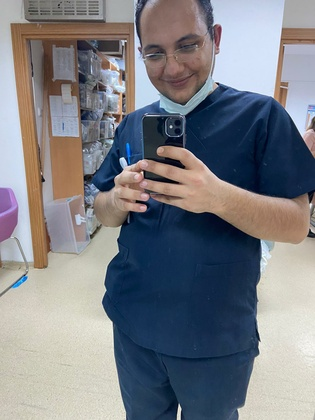
%> input picture 170504034_OnderFatihBuhurcu_Odev1.jpg, 315 x 420 px, shrunk from 1200 x 1600 before the run
$ octave Cevap1.m   (GNU Octave 9; MATLAB toolbox functions it lacks are replaced by stand-ins)
%> lines starting %> are read from the running program, lines starting %| are printed output that depends on the picture
clc;
close all;
clear;
im=imread('170504034_OnderFatihBuhurcu_Odev1.jpg');
%> im is the input picture: size 420x315x3 uint8; mean R, G, B 123.8, 126.1, 132.1
image=rgb2gray(im);
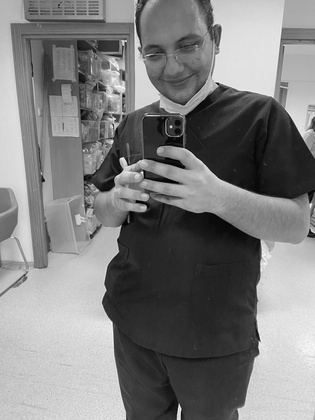
%> image: size 420x315 uint8; min 1, max 252, mean 126.1
I = double(image);
max_x = size (image,1);
%> max_x = 420
max_y =size (image,2);
%> max_y = 315

parlaklik=0;
for i=1:max_x
    for j=1:max_y
        if I(i,j)+parlaklik<256
            I(i,j)=I(i,j)+parlaklik;
        elseif I(i,j)+parlaklik>255
            I(i,j)=255;
        end
    end
end
Sonuc0(:,:) = I;


I = double(image);


parlaklik=75;
for i=1:max_x
    for j=1:max_y
        if I(i,j)+parlaklik<256
            I(i,j)=I(i,j)+parlaklik;
        elseif I(i,j)+parlaklik>255
            I(i,j)=255;
        end
    end
end
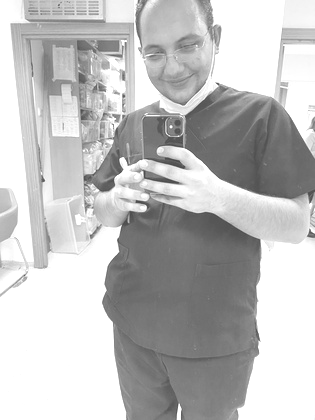
%> I: size 420x315 double; min 76, max 255, mean 191.6
Sonuc75(:,:) = I;

I = double(image);

parlaklik=140;
for i=1:max_x
    for j=1:max_y
        if I(i,j)+parlaklik<256
            I(i,j)=I(i,j)+parlaklik;
        elseif I(i,j)+parlaklik>255
            I(i,j)=255;
        end
    end
end
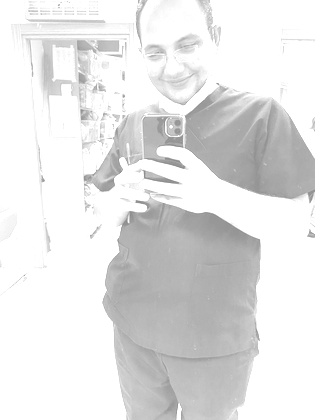
%> I: size 420x315 double; min 141, max 255, mean 228.5
Sonuc140(:,:) = I;

I = double(image);

parlaklik=200;
for i=1:max_x
    for j=1:max_y
        if I(i,j)+parlaklik<256
            I(i,j)=I(i,j)+parlaklik;
        elseif I(i,j)+parlaklik>255
            I(i,j)=255;
        end
    end
end
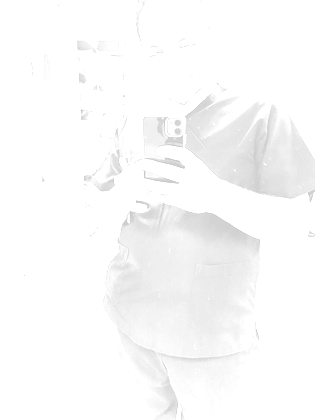
%> I: size 420x315 double; min 201, max 255, mean 250
Sonuc200(:,:) = I;

I = double(image);

parlaklik=255;
for i=1:max_x
    for j=1:max_y
        if I(i,j)+parlaklik<256
            I(i,j)=I(i,j)+parlaklik;
        elseif I(i,j)+parlaklik>255
            I(i,j)=255;
        end
    end
end
%> I: size 420x315 double; every value is 255
Sonuc255(:,:) = I;

subplot(4,2,1),imshow(im),title('orjinal görüntü');

subplot(4,2,2),imshow(image),title('Grayscale görüntü');

subplot(4,2,3),imshow(uint8(Sonuc0)),title('0 parlaklığı arttırılmış görüntü');

subplot(4,2,4),imshow(uint8(Sonuc75)),title('75 parlaklığı arttırılmış görüntü');

subplot(4,2,5),imshow(uint8(Sonuc140)),title('140 parlaklığı arttırılmış görüntü');

subplot(4,2,6),imshow(uint8(Sonuc200)),title('200 parlaklığı arttırılmış görüntü');

subplot(4,2,7),imshow(uint8(Sonuc255)),title('255 parlaklığı arttırılmış görüntü');
